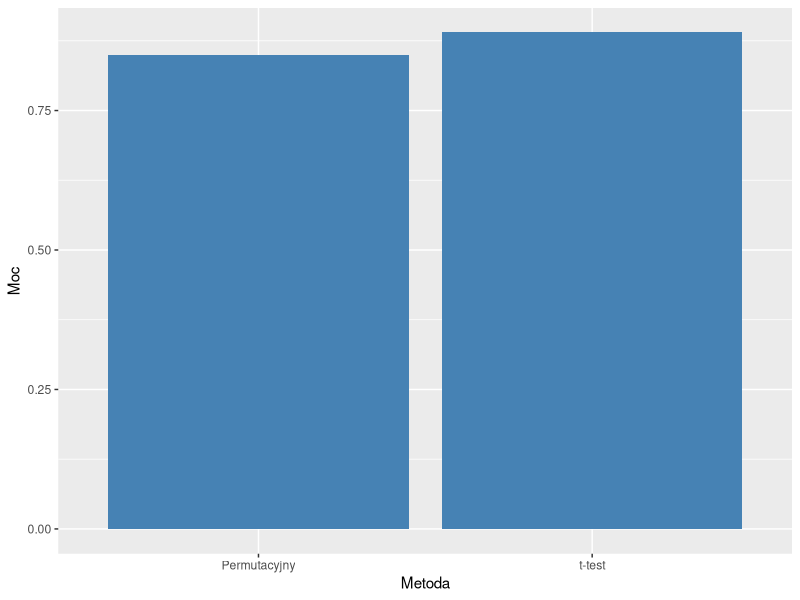

Here is the R script that generated this plot:
## ---- chunk 1
#| echo: false
#| fig-cap: "Moc testów przy różnych rozkładach"
library(ggplot2)
ggplot(data.frame(Metoda=c("t-test", "Permutacyjny"),
Moc=c(0.89, 0.85)), aes(Metoda, Moc)) +
geom_col(fill="steelblue")
## ---- chunk 2
library(coin)
# independence_test(y ~ x, data = dane, distribution = approximate(B = 10000))
